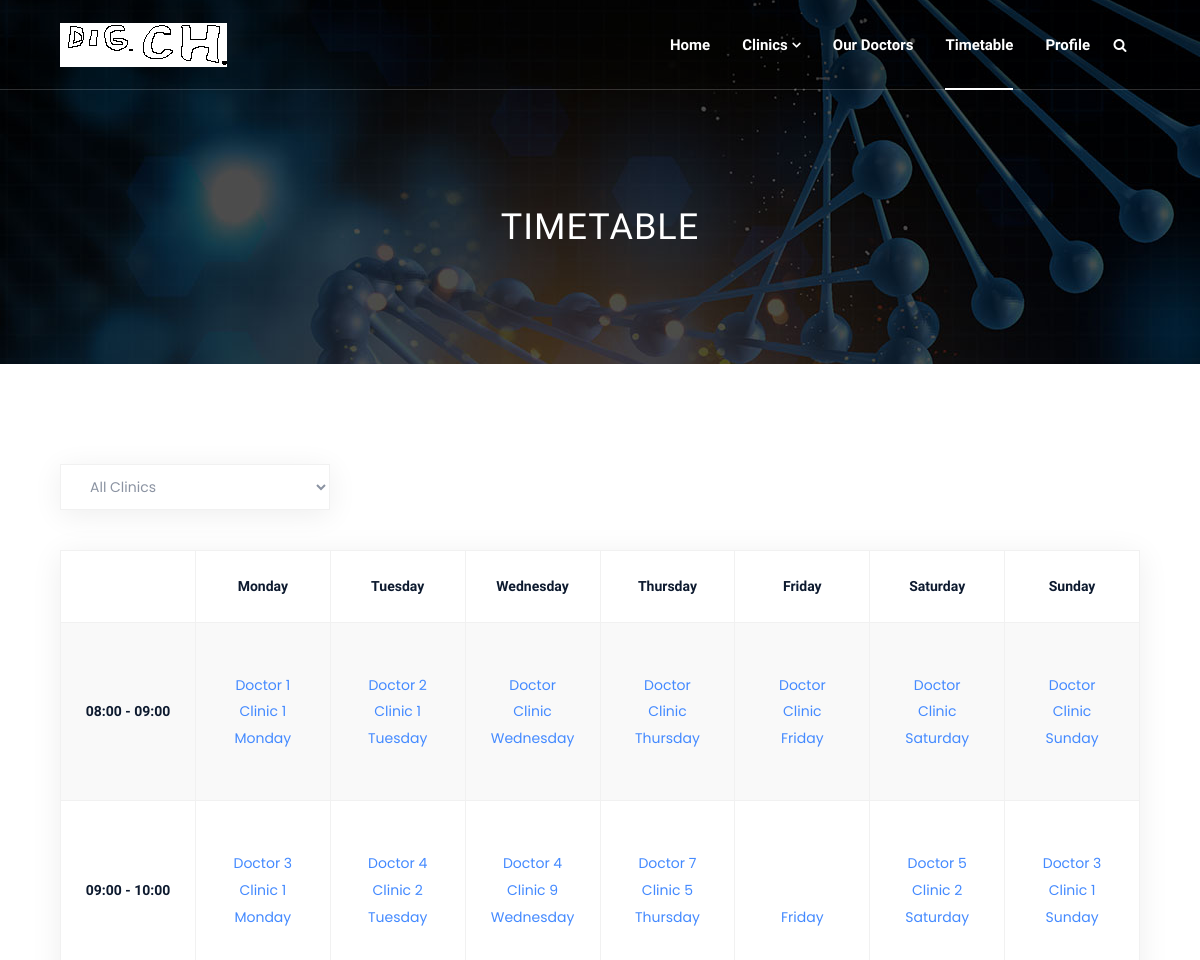
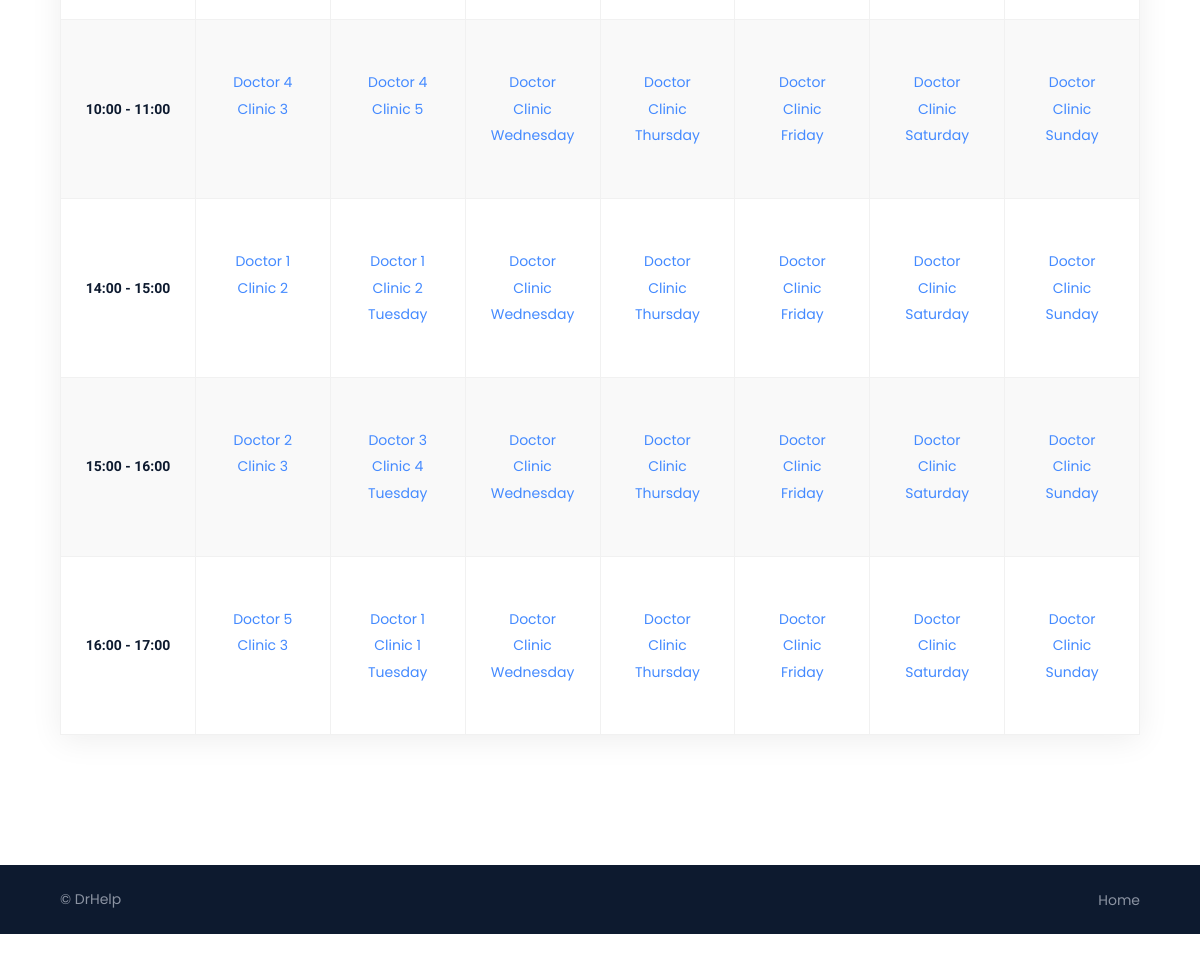
The app's page /doctor/timetable/ with its own data (2 pictures, top to bottom).
### Doctor/models.py (models this page shows)
class Schedule(models.Model):
    clinic = models.CharField(max_length=150, default='')
    doctor = models.CharField(max_length=150, default='')
    time = models.IntegerField()
    day = models.CharField(max_length=150)
    status = models.BooleanField(default=True)

### Doctor/views.py (the view)
# urls.py: path('timetable/', views.timetable),
def timetable(request):
    schedule = Schedule.objects.all()
    return render(request, 'page-time-table.html', context={'schedule' : schedule})

### templates/page-time-table.html (shortened to what this page needs)
{% load static from staticfiles %}
<!DOCTYPE html>
<html xmlns="http://www.w3.org/1999/xhtml" xml:lang="en-US" lang="en-US">
<head>
    <link rel="stylesheet" type="text/css" href="{% static 'timetable/style.css'%}">
</head>
<body class="header-style-1 menu-has-search no-sidebar no-padding-content">
<div id="wrapper" class="animsition">
<div id="page" class="clearfix">
<div id="site-header-wrap">
    <header id="site-header">
        <div id="site-header-inner" class="wprt-container">
            <div class="wrap-inner">
                <div id="site-logo" class="clearfix">
                    <div id="site-logo-inner">
                        <a href="home.html" title="DC" rel="home" class="main-logo">
                            <img src="{% static 'assets/img/logotyp.png'%}" alt="Medical" data-retina=" {% static 'assets/img/logotyp.png'%}" width="167" height="44" data-width="167" data-height="44">
                        </a>
                    </div>
                </div>
                <nav id="main-nav" class="main-nav">
                    <ul class="menu">
                        <li><a href="/doctor/">Home</a>
                        </li>
                        <li class="menu-item-has-children"><a>Clinics</a>
                        </li>
                        <li><a href="/doctor/our_doctors/">Our doctors</a></li>
                        <li class="current-menu-item"><a href="/doctor/timetable/">Timetable</a></li>
                        <li><a href="/doctor/profile/">Profile</a></li>
                    </ul>
                </nav>
                <div id="header-search">
                    <a class="header-search-icon" href="#"><span class="fa fa-search"></span></a>
                </div>
            </div>
        </div>
    </header>
</div>
<div id="featured-title" class="text-center">
    <div id="featured-title-inner" class="wprt-container">
        <div class="featured-title-inner-wrap">
            <div class="featured-title-heading-wrap">
                <h1 class="featured-title-heading ">TIMETABLE</h1>
            </div>
        </div>
    </div>
</div>
<main id="main-content">
    <div id="content-wrap">
        <div id="site-content" class="site-content clearfix">
            <div id="inner-content" class="inner-content-wrap">
                <div class="page-content">
                    <div class="wprt-container">
                        <div class="row">
                            <div class="col-md-12">
                                <div class="wprt-spacer clearfix" data-desktop="100" data-mobi="60" data-smobi="60"></div>
                                <div class="departments-nav has-shadow clearfix">
                                    <select name="departments" class="departments">
                                        <option value="all_clinics">All Clinics</option>
                                    </select>
                                </div>
                                <div class="wprt-spacer clearfix" data-desktop="20" data-mobi="20" data-smobi="20"></div>
                                <div class="department-wrap clearfix">
                                    <div id="all-departments" class="department">
                                        <table class="timetable">
                                            <thead>
                                                <tr>
                                                    <th></th>
                                                    <th>Monday</th>
                                                    <th>Tuesday</th>
                                                    <th>Wednesday</th>
                                                    <th>Thursday</th>
                                                    <th>Friday</th>
                                                    <th>Saturday</th>
                                                    <th>Sunday</th>
                                                </tr>
                                            </thead>
                                        {% block content %}
                                            <tbody>
                                                <tr>
                                                    <td>
                                                        <span class="time">08:00 - 09:00</span>
                                                    </td>
                                                    {% for m in schedule %}
                                                        {% if m.time == 8 %}
                                                    <td rowspan="1" class="dpt">
                                                        <span class="room">
                                                            <span class='dpt'>{{ m.doctor }}</span><br>
                                                            <span class="dpt">{{ m.clinic }}</span><br>
                                                            <span class="dpt">{{ m.day }}</span><br>
                                                                                </span>
                                                    </td>
                                                        {% endif %}
                                                    {% endfor %}
                                                </tr>
                                                <tr>
                                                    <td>
                                                        <span class="time">09:00 - 10:00</span>
                                                    </td>
                                                    {% for m in schedule %}
                                                    {% if m.time == 9 %}
                                                    <td rowspan="1">
                                                        <span class='dpt'>{{ m.doctor }}</span><br>
                                                        <span class="dpt">{{ m.clinic }}</span><br>
                                                        <span class="dpt">{{ m.day }}</span><br>
                                                    </td>
                                                    {% endif %}
                                                {% endfor %}
                                                </tr>
                                                <tr>
                                                    <td>
                                                        <span class="time">10:00 - 11:00</span>
                                                    </td>
                                                    {% for m in schedule %}
                                                        {% if m.time == 10 %}
                                                    <td rowspan="1">
                                                        <span class='dpt'>{{ m.doctor }}</span><br>
                                                        <span class="dpt">{{ m.clinic }}</span><br>
                                                        <span class="dpt">{{ m.day }}</span><br>
                                                    </td>
                                                    {% endif %}
                                                {% endfor %}
                                                <tr>
                                                    <td>
                                                        <span class="time">14:00 - 15:00</span>
                                                    </td>
                                                    {% for m in schedule %}
                                                        {% if m.time == 14 %}
                                                    <td rowspan="1">
                                                        <span class='dpt'>{{ m.doctor }}</span><br>
                                                        <span class="dpt">{{ m.clinic }}</span><br>
                                                        <span class="dpt">{{ m.day }}</span><br>
                                                    </td>
                                                    {% endif %}
                                                {% endfor %}
                                                </tr>
                                                <tr>
                                                    <td>
                                                        <span class="time">15:00 - 16:00</span>
                                                    </td>
                                                    {% for m in schedule %}
                                                    {% if m.time == 15 %}
                                                    <td rowspan="1">
                                                        <span class='dpt'>{{ m.doctor }}</span><br>
                                                        <span class="dpt">{{ m.clinic }}</span><br>
                                                        <span class="dpt">{{ m.day }}</span><br>
                                                    </td>
                                                    {% endif %}
                                                {% endfor %}
                                                </tr>
                                                <tr>
                                                    <td>
                                                        <span class="time">16:00 - 17:00</span>
                                                    </td>
                                                    {% for m in schedule %}
                                                    {% if m.time == 16 %}
                                                    <td rowspan="1">
                                                        <span class='dpt'>{{ m.doctor }}</span><br>
                                                        <span class="dpt">{{ m.clinic }}</span><br>
                                                        <span class="dpt">{{ m.day }}</span><br>
                                                    </td>
                                                    {% endif %}
                                                {% endfor %}
                                                </tr>
                                            </tbody>
                                        </table>
                                        {% endblock %}
                                    </div>
                                </div>
                                <div class="wprt-spacer clearfix" data-desktop="100" data-mobi="60" data-smobi="60"></div>
                            </div>
                        </div>
                    </div>
                </div>
            </div>
        </div>
    </div>
</main>
<div id="bottom" class="clearfix style-1">
    <div id="bottom-bar-inner" class="wprt-container">
        <div class="bottom-bar-inner-wrap">
            <div class="bottom-bar-content">
                <div id="copyright">
                    &copy; DrHelp
                </div>
            </div>
            <div class="bottom-bar-menu">
                <ul class="bottom-nav">
                    <li class="menu-item"><a href="#">Home</a></li>
                </ul>
            </div>
        </div>
    </div>
</div>
</div>
</div>
</body>
</html>

### static/timetable/assets/css/animsition.css (style rules this page uses)
.animsition, .animsition-overlay { position: relative; opacity: 0; -webkit-animation-fill-mode: both; animation-fill-mode: both; }
.fade-in { -webkit-animation-name: fade-in; animation-name: fade-in; }

### static/timetable/assets/css/shortcodes.css (style rules this page uses)
.departments-nav { width: 270px; max-width: 100%; }
.departments-nav .departments { outline: #f1f1f1; }
.departments-nav.has-shadow > .departments { -webkit-box-shadow: 0px 5px 30px 0px rgba(0,0,0,0.07); -moz-box-shadow: 0px 5px 30px 0px rgba(0,0,0,0.07); box-shadow: 0px 5px 30px 0px rgba(0,0,0,0.07); }
.timetable { color: #8b93a2; -webkit-box-shadow: 0px 5px 30px 0px rgba(0,0,0,0.07); -moz-box-shadow: 0px 5px 30px 0px rgba(0,0,0,0.07); box-shadow: 0px 5px 30px 0px rgba(0,0,0,0.07); }
.timetable tr:nth-child(odd) { background-color: #f9f9f9; }
.timetable thead tr th { text-align: center; vertical-align: middle; background-color: #fff; padding: 22px 20px; font-family: "Raleway", sans-serif; color: #0d1a2f; }
.timetable tbody tr td { text-align: center; vertical-align: middle; padding: 49px 20px; transition: all 0.328s; }
.timetable .dpt { color: #448aff; }
.timetable .time { font-family: "Raleway", sans-serif; color: #0d1a2f; font-weight: 600; }

### records on screen
Schedule: doctor "Doctor 1", clinic "Clinic 1", day "Monday"
Schedule: doctor "Doctor 2", clinic "Clinic 1", day "Tuesday"
Schedule: doctor "Doctor", clinic "Clinic", day "Wednesday"
Schedule: doctor "Doctor", clinic "Clinic", day "Thursday"
Schedule: doctor "Doctor", clinic "Clinic", day "Friday"
Schedule: doctor "Doctor", clinic "Clinic", day "Saturday"
Schedule: doctor "Doctor", clinic "Clinic", day "Sunday"
Schedule: doctor "Doctor 3", clinic "Clinic 1", day "Monday"
Schedule: doctor "Doctor 4", clinic "Clinic 2", day "Tuesday"
Schedule: doctor "Doctor 4", clinic "Clinic 9", day "Wednesday"
Schedule: doctor "Doctor 7", clinic "Clinic 5", day "Thursday"
Schedule: day "Friday"
Schedule: doctor "Doctor 5", clinic "Clinic 2", day "Saturday"
Schedule: doctor "Doctor 3", clinic "Clinic 1", day "Sunday"
Schedule: doctor "Doctor 4", clinic "Clinic 3"
Schedule: doctor "Doctor 4", clinic "Clinic 5"
Schedule: doctor "Doctor", clinic "Clinic", day "Wednesday"
Schedule: doctor "Doctor", clinic "Clinic", day "Thursday"
Schedule: doctor "Doctor", clinic "Clinic", day "Friday"
Schedule: doctor "Doctor", clinic "Clinic", day "Saturday"
Schedule: doctor "Doctor", clinic "Clinic", day "Sunday"
Schedule: doctor "Doctor 1", clinic "Clinic 2"
Schedule: doctor "Doctor 1", clinic "Clinic 2", day "Tuesday"
Schedule: doctor "Doctor", clinic "Clinic", day "Wednesday"
Schedule: doctor "Doctor", clinic "Clinic", day "Thursday"
Schedule: doctor "Doctor", clinic "Clinic", day "Friday"
Schedule: doctor "Doctor", clinic "Clinic", day "Saturday"
Schedule: doctor "Doctor", clinic "Clinic", day "Sunday"
Schedule: doctor "Doctor 2", clinic "Clinic 3"
Schedule: doctor "Doctor 3", clinic "Clinic 4", day "Tuesday"
Schedule: doctor "Doctor", clinic "Clinic", day "Wednesday"
Schedule: doctor "Doctor", clinic "Clinic", day "Thursday"
Schedule: doctor "Doctor", clinic "Clinic", day "Friday"
Schedule: doctor "Doctor", clinic "Clinic", day "Saturday"
Schedule: doctor "Doctor", clinic "Clinic", day "Sunday"
Schedule: doctor "Doctor 5", clinic "Clinic 3"
Schedule: doctor "Doctor 1", clinic "Clinic 1", day "Tuesday"
Schedule: doctor "Doctor", clinic "Clinic", day "Wednesday"
Schedule: doctor "Doctor", clinic "Clinic", day "Thursday"
Schedule: doctor "Doctor", clinic "Clinic", day "Friday"
Schedule: doctor "Doctor", clinic "Clinic", day "Saturday"
Schedule: doctor "Doctor", clinic "Clinic", day "Sunday"
